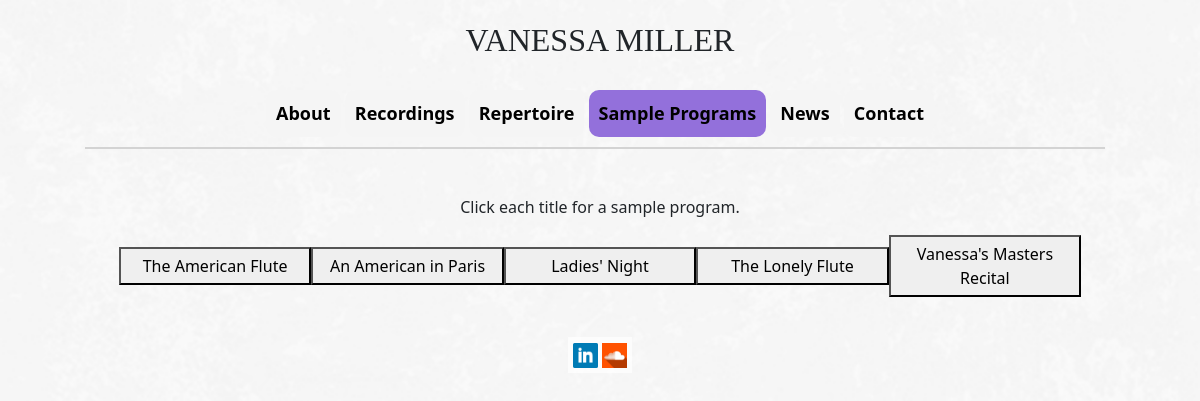
The page /music/samplePrograms on the database its author committed.
### music/models.py (models this page shows)
class Program(models.Model):
    name = models.CharField(max_length=255, blank=True, null=True)
    description = models.CharField(max_length=255, blank=True, null=True)
    pageOrder = models.IntegerField(blank=False, null=False)

### music/views.py (the view)
# urls.py: path("samplePrograms", views.music_samplePrograms, name="music_samplePrograms"),
def music_samplePrograms(request):
    context = {
		"breakpoints": settings.IMAGE_BREAKPOINTS,
		"programs": Program.objects.order_by("pageOrder"),
    }
    return render(request, "music_samplePrograms.html", context)

### music/templatetags/order_by.py (called while the page is built)
@register.filter
def order_by(queryset, orderByName):
    return queryset.order_by(orderByName)

### music/templatetags/staticthumb.py (called while the page is built)
@register.filter()
def static_url(value):
    return ''.join(["http://", settings.SITE_URL, settings.STATIC_URL, value])

### music/templates/music_samplePrograms.html (shortened to what this page needs)
{% extends "music_base.html" %}
{% load order_by thumbnail staticthumb %}
{% block page_content %}
<p style="text-align:center">Click each title for a sample program.<br/></p>
<div class="programContainer">
<div class="programNav">
{% for program in programs %}
<button class="programNavItem" href="_self" id="nav_{{ program.pageOrder}}" onClick="showDiv({{ program.pageOrder}})">{{ program.name }}</button>
{% endfor %}
</div>
<div class="programItem activeProgramItem" id="div_0">
</div>
</div>
{% endblock %}

### static/music/music.css (style rules this page uses)
body { overflow-x: hidden; background-image: url("/static/music/white_wall_hash.png"); }
div.programNav { width: 100%; text-align: center; margin: auto; display: flex; }
button.programNavItem { flex: 1; padding: 5px; margin: auto; }
div.programContainer { width:80%; margin:auto; position:relative; }
div.programItem { display: none; }
div.activeProgramItem { display: block; padding: 20px; text-align: center; width: auto; }
@media only screen and (max-width: 1400px) { .programContainer { width: 90% !important; } }

### static/base.css (style rules this page uses)
body { margin: 0; font-family: "Segoe UI",Roboto,"Helvetica Neue",Arial,sans-serif,"Apple Color Emoji","Segoe UI Emoji","Segoe UI Symbol","Noto Color Emoji"; font-size: 1rem; font-weight: 400; line-height: 1.5; color: #212529; text-align: left; background-color: #fff; background-size: cover; background-repeat: no-repeat; background-position: center center; background-attachment: fixed; }
div { display: block; }
button, select { text-transform: none; }
button, input { overflow: visible; }
button, input, optgroup, select, textarea { margin: 0; font-family: inherit; font-size: inherit; line-height: inherit; }
button { border-radius: 0; }

### rows shown on the page
Program: name "The American Flute"
Program: name "An American in Paris"
Program: name "Ladies' Night"
Program: name "The Lonely Flute"
Program: name "Vanessa's Masters Recital"
